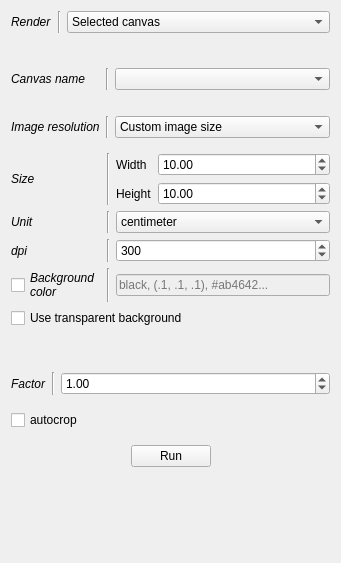
<?xml version="1.0" encoding="UTF-8"?>
<ui version="4.0">
 <class>Screenshot</class>
 <widget class="QWidget" name="Screenshot">
  <property name="geometry">
   <rect>
    <x>0</x>
    <y>0</y>
    <width>341</width>
    <height>563</height>
   </rect>
  </property>
  <property name="windowTitle">
   <string>Screenshot</string>
  </property>
  <layout class="QVBoxLayout" name="verticalLayout_3">
   <item>
    <layout class="QGridLayout" name="gridLayout_5">
     <item row="0" column="0">
      <widget class="QLabel" name="label">
       <property name="font">
        <font>
         <italic>true</italic>
        </font>
       </property>
       <property name="text">
        <string>Render</string>
       </property>
      </widget>
     </item>
     <item row="0" column="2">
      <widget class="QComboBox" name="_ssSelect">
       <property name="toolTip">
        <string>&lt;html&gt;&lt;head/&gt;&lt;body&gt;&lt;p&gt;Render either :&lt;/p&gt;&lt;p&gt;- The entire window&lt;/p&gt;&lt;p&gt;- One selected canvas&lt;/p&gt;&lt;/body&gt;&lt;/html&gt;</string>
       </property>
       <item>
        <property name="text">
         <string>Selected canvas</string>
        </property>
       </item>
       <item>
        <property name="text">
         <string>Entire window</string>
        </property>
       </item>
      </widget>
     </item>
     <item row="0" column="1">
      <widget class="Line" name="line">
       <property name="orientation">
        <enum>Qt::Vertical</enum>
       </property>
      </widget>
     </item>
     <item row="1" column="2">
      <spacer name="horizontalSpacer_2">
       <property name="orientation">
        <enum>Qt::Horizontal</enum>
       </property>
       <property name="sizeHint" stdset="0">
        <size>
         <width>40</width>
         <height>20</height>
        </size>
       </property>
      </spacer>
     </item>
    </layout>
   </item>
   <item>
    <widget class="QWidget" name="_ssCanvasW" native="true">
     <layout class="QVBoxLayout" name="verticalLayout_2">
      <property name="leftMargin">
       <number>0</number>
      </property>
      <property name="rightMargin">
       <number>0</number>
      </property>
      <item>
       <layout class="QGridLayout" name="gridLayout_2">
        <item row="3" column="0" colspan="3">
         <widget class="QWidget" name="_ssCustomW" native="true">
          <layout class="QVBoxLayout" name="verticalLayout">
           <property name="leftMargin">
            <number>0</number>
           </property>
           <property name="rightMargin">
            <number>0</number>
           </property>
           <item>
            <layout class="QGridLayout" name="gridLayout_3">
             <item row="0" column="0">
              <widget class="QLabel" name="label_5">
               <property name="font">
                <font>
                 <italic>true</italic>
                </font>
               </property>
               <property name="text">
                <string>Size</string>
               </property>
              </widget>
             </item>
             <item row="0" column="2">
              <layout class="QGridLayout" name="gridLayout">
               <item row="0" column="1">
                <widget class="QDoubleSpinBox" name="_ssWidth">
                 <property name="toolTip">
                  <string>&lt;html&gt;&lt;head/&gt;&lt;body&gt;&lt;p&gt;Width (in centimeter, millimeter, pixel or inch) of rendered image at the dpi level&lt;/p&gt;&lt;/body&gt;&lt;/html&gt;</string>
                 </property>
                 <property name="maximum">
                  <double>10000.000000000000000</double>
                 </property>
                 <property name="value">
                  <double>10.000000000000000</double>
                 </property>
                </widget>
               </item>
               <item row="0" column="0">
                <widget class="QLabel" name="label_6">
                 <property name="text">
                  <string>Width</string>
                 </property>
                </widget>
               </item>
               <item row="1" column="0">
                <widget class="QLabel" name="label_7">
                 <property name="text">
                  <string>Height</string>
                 </property>
                </widget>
               </item>
               <item row="1" column="1">
                <widget class="QDoubleSpinBox" name="_ssHeight">
                 <property name="toolTip">
                  <string>&lt;html&gt;&lt;head/&gt;&lt;body&gt;&lt;p&gt;Height (in centimeter, millimeter, pixel or inch) of rendered image at the dpi level&lt;/p&gt;&lt;/body&gt;&lt;/html&gt;</string>
                 </property>
                 <property name="maximum">
                  <double>10000.000000000000000</double>
                 </property>
                 <property name="value">
                  <double>10.000000000000000</double>
                 </property>
                </widget>
               </item>
               <item row="2" column="1">
                <spacer name="horizontalSpacer_7">
                 <property name="orientation">
                  <enum>Qt::Horizontal</enum>
                 </property>
                 <property name="sizeHint" stdset="0">
                  <size>
                   <width>40</width>
                   <height>0</height>
                  </size>
                 </property>
                </spacer>
               </item>
              </layout>
             </item>
             <item row="2" column="0">
              <widget class="QLabel" name="label_3">
               <property name="font">
                <font>
                 <italic>true</italic>
                </font>
               </property>
               <property name="text">
                <string>dpi</string>
               </property>
              </widget>
             </item>
             <item row="2" column="1">
              <widget class="Line" name="line_6">
               <property name="orientation">
                <enum>Qt::Vertical</enum>
               </property>
              </widget>
             </item>
             <item row="5" column="2">
              <spacer name="horizontalSpacer_5">
               <property name="orientation">
                <enum>Qt::Horizontal</enum>
               </property>
               <property name="sizeHint" stdset="0">
                <size>
                 <width>40</width>
                 <height>20</height>
                </size>
               </property>
              </spacer>
             </item>
             <item row="3" column="2">
              <widget class="QLineEdit" name="_ssBgcolor">
               <property name="enabled">
                <bool>false</bool>
               </property>
               <property name="toolTip">
                <string>&lt;html&gt;&lt;head/&gt;&lt;body&gt;&lt;p&gt;Use either the name of the color (e.g. black, white...), a RGB tuple (e.g. (0., 1., 0.)...) or an hexadecimal string (e.g. #ab4642)&lt;/p&gt;&lt;/body&gt;&lt;/html&gt;</string>
               </property>
               <property name="placeholderText">
                <string>black, (.1, .1, .1), #ab4642...</string>
               </property>
              </widget>
             </item>
             <item row="1" column="2">
              <widget class="QComboBox" name="_ssUnit">
               <property name="toolTip">
                <string>&lt;html&gt;&lt;head/&gt;&lt;body&gt;&lt;p&gt;Size unit&lt;/p&gt;&lt;/body&gt;&lt;/html&gt;</string>
               </property>
               <item>
                <property name="text">
                 <string>centimeter</string>
                </property>
               </item>
               <item>
                <property name="text">
                 <string>millimeter</string>
                </property>
               </item>
               <item>
                <property name="text">
                 <string>pixel</string>
                </property>
               </item>
               <item>
                <property name="text">
                 <string>inch</string>
                </property>
               </item>
              </widget>
             </item>
             <item row="2" column="2">
              <widget class="QSpinBox" name="_ssDpi">
               <property name="toolTip">
                <string>&lt;html&gt;&lt;head/&gt;&lt;body&gt;&lt;p&gt;dpi level for the rendered image&lt;/p&gt;&lt;/body&gt;&lt;/html&gt;</string>
               </property>
               <property name="minimum">
                <number>100</number>
               </property>
               <property name="maximum">
                <number>600</number>
               </property>
               <property name="value">
                <number>300</number>
               </property>
              </widget>
             </item>
             <item row="1" column="1">
              <widget class="Line" name="line_5">
               <property name="orientation">
                <enum>Qt::Vertical</enum>
               </property>
              </widget>
             </item>
             <item row="0" column="1">
              <widget class="Line" name="line_4">
               <property name="orientation">
                <enum>Qt::Vertical</enum>
               </property>
              </widget>
             </item>
             <item row="3" column="1">
              <widget class="Line" name="line_8">
               <property name="orientation">
                <enum>Qt::Vertical</enum>
               </property>
              </widget>
             </item>
             <item row="1" column="0">
              <widget class="QLabel" name="label_4">
               <property name="font">
                <font>
                 <italic>true</italic>
                </font>
               </property>
               <property name="text">
                <string>Unit</string>
               </property>
              </widget>
             </item>
             <item row="4" column="0" colspan="3">
              <widget class="QCheckBox" name="_ssTransp">
               <property name="toolTip">
                <string>&lt;html&gt;&lt;head/&gt;&lt;body&gt;&lt;p&gt;Force to have a transparent background&lt;/p&gt;&lt;/body&gt;&lt;/html&gt;</string>
               </property>
               <property name="text">
                <string>Use transparent background</string>
               </property>
              </widget>
             </item>
             <item row="3" column="0">
              <widget class="QCheckBox" name="_ssBgcolorChk">
               <property name="font">
                <font>
                 <italic>true</italic>
                </font>
               </property>
               <property name="toolTip">
                <string>&lt;html&gt;&lt;head/&gt;&lt;body&gt;&lt;p&gt;&lt;span style=&quot; font-style:normal;&quot;&gt;Change the background color.&lt;/span&gt;&lt;/p&gt;&lt;/body&gt;&lt;/html&gt;</string>
               </property>
               <property name="text">
                <string>Background
color</string>
               </property>
              </widget>
             </item>
            </layout>
           </item>
          </layout>
         </widget>
        </item>
        <item row="4" column="0" colspan="3">
         <widget class="QWidget" name="_ssFactorW" native="true">
          <layout class="QVBoxLayout" name="verticalLayout_4">
           <property name="leftMargin">
            <number>0</number>
           </property>
           <property name="rightMargin">
            <number>0</number>
           </property>
           <item>
            <layout class="QGridLayout" name="gridLayout_4">
             <item row="1" column="2">
              <spacer name="horizontalSpacer_6">
               <property name="orientation">
                <enum>Qt::Horizontal</enum>
               </property>
               <property name="sizeHint" stdset="0">
                <size>
                 <width>40</width>
                 <height>0</height>
                </size>
               </property>
              </spacer>
             </item>
             <item row="0" column="0">
              <widget class="QLabel" name="label_9">
               <property name="font">
                <font>
                 <italic>true</italic>
                </font>
               </property>
               <property name="text">
                <string>Factor</string>
               </property>
              </widget>
             </item>
             <item row="0" column="2">
              <widget class="QDoubleSpinBox" name="_ssFactor">
               <property name="toolTip">
                <string>&lt;html&gt;&lt;head/&gt;&lt;body&gt;&lt;p&gt;Multiply the original canvas size by this factor. For instance, if the canvas has a size of (1020, 800) and factor is 2. then the rendered image will have a size of (2040, 1600)&lt;/p&gt;&lt;/body&gt;&lt;/html&gt;</string>
               </property>
               <property name="minimum">
                <double>0.100000000000000</double>
               </property>
               <property name="maximum">
                <double>20.000000000000000</double>
               </property>
               <property name="value">
                <double>1.000000000000000</double>
               </property>
              </widget>
             </item>
             <item row="0" column="1">
              <widget class="Line" name="line_7">
               <property name="orientation">
                <enum>Qt::Vertical</enum>
               </property>
              </widget>
             </item>
            </layout>
           </item>
          </layout>
         </widget>
        </item>
        <item row="0" column="2">
         <widget class="QComboBox" name="_ssCanvasName">
          <property name="toolTip">
           <string>&lt;html&gt;&lt;head/&gt;&lt;body&gt;&lt;p&gt;Choose the canvas to render&lt;/p&gt;&lt;/body&gt;&lt;/html&gt;</string>
          </property>
         </widget>
        </item>
        <item row="2" column="2">
         <widget class="QComboBox" name="_ssResolution">
          <property name="toolTip">
           <string>&lt;html&gt;&lt;head/&gt;&lt;body&gt;&lt;p&gt;Change the image resolution for rendering :&lt;/p&gt;&lt;p&gt;- &lt;span style=&quot; font-weight:600;&quot;&gt;Custom  :&lt;/span&gt; specify the image size (controlled by unit) at a specific dpi level. Note that the rendering might not have the exact desired size but will try instead to conserve the proportion width/height&lt;/p&gt;&lt;p&gt;- &lt;span style=&quot; font-weight:600;&quot;&gt;Proportional :&lt;/span&gt; increase the size of the image proportionaly to the original canvas size.&lt;/p&gt;&lt;/body&gt;&lt;/html&gt;</string>
          </property>
          <item>
           <property name="text">
            <string>Custom image size</string>
           </property>
          </item>
          <item>
           <property name="text">
            <string>Proportional to screen size</string>
           </property>
          </item>
         </widget>
        </item>
        <item row="1" column="2">
         <spacer name="horizontalSpacer">
          <property name="orientation">
           <enum>Qt::Horizontal</enum>
          </property>
          <property name="sizeHint" stdset="0">
           <size>
            <width>40</width>
            <height>20</height>
           </size>
          </property>
         </spacer>
        </item>
        <item row="5" column="0" colspan="3">
         <widget class="QCheckBox" name="_ssAutocrop">
          <property name="toolTip">
           <string>&lt;html&gt;&lt;head/&gt;&lt;body&gt;&lt;p&gt;Automatically crop the image to non-background values&lt;/p&gt;&lt;/body&gt;&lt;/html&gt;</string>
          </property>
          <property name="text">
           <string>autocrop</string>
          </property>
         </widget>
        </item>
        <item row="2" column="0">
         <widget class="QLabel" name="label_8">
          <property name="font">
           <font>
            <italic>true</italic>
           </font>
          </property>
          <property name="text">
           <string>Image resolution</string>
          </property>
         </widget>
        </item>
        <item row="0" column="0">
         <widget class="QLabel" name="label_2">
          <property name="font">
           <font>
            <italic>true</italic>
           </font>
          </property>
          <property name="text">
           <string>Canvas name</string>
          </property>
         </widget>
        </item>
        <item row="0" column="1">
         <widget class="Line" name="line_2">
          <property name="orientation">
           <enum>Qt::Vertical</enum>
          </property>
         </widget>
        </item>
        <item row="2" column="1">
         <widget class="Line" name="line_3">
          <property name="orientation">
           <enum>Qt::Vertical</enum>
          </property>
         </widget>
        </item>
       </layout>
      </item>
     </layout>
    </widget>
   </item>
   <item>
    <layout class="QHBoxLayout" name="horizontalLayout_2">
     <item>
      <spacer name="horizontalSpacer_3">
       <property name="orientation">
        <enum>Qt::Horizontal</enum>
       </property>
       <property name="sizeHint" stdset="0">
        <size>
         <width>40</width>
         <height>20</height>
        </size>
       </property>
      </spacer>
     </item>
     <item>
      <widget class="QPushButton" name="_ssRun">
       <property name="toolTip">
        <string>&lt;html&gt;&lt;head/&gt;&lt;body&gt;&lt;p&gt;Run the screenshot&lt;/p&gt;&lt;/body&gt;&lt;/html&gt;</string>
       </property>
       <property name="text">
        <string>Run</string>
       </property>
      </widget>
     </item>
     <item>
      <spacer name="horizontalSpacer_4">
       <property name="orientation">
        <enum>Qt::Horizontal</enum>
       </property>
       <property name="sizeHint" stdset="0">
        <size>
         <width>40</width>
         <height>20</height>
        </size>
       </property>
      </spacer>
     </item>
    </layout>
   </item>
   <item>
    <spacer name="verticalSpacer">
     <property name="orientation">
      <enum>Qt::Vertical</enum>
     </property>
     <property name="sizeHint" stdset="0">
      <size>
       <width>20</width>
       <height>40</height>
      </size>
     </property>
    </spacer>
   </item>
  </layout>
 </widget>
 <resources/>
 <connections/>
</ui>
